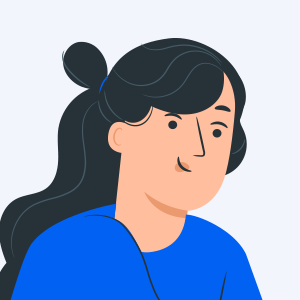
#> input picture archive/varios/SB-Admin-Pro-Bootstrap5-main/assets/img/illustrations/profiles/profile-1.png, 300 x 300 px
$ python -i manual_word_service.py   (imports and definitions only)
#> lines starting #> are read from the running program, lines starting #| are printed output that depends on the picture
#> further down, picture is the input picture: PIL image 300x300 RGB; mean R, G, B 151.9, 164.9, 190.5
"""Formato estándar de los manuales de SYSCLIN en Word (IEEE Std 1063-2001 / ISO/IEC 26514:2008).

Define una sola vez portada, control del documento, historial, índice, estilos (Times New Roman 12 justificado
con interlineado 1,5; títulos 14 en negrita numerados 1., 1.1, 1.1.1; Nota; Advertencia; tablas; código),
encabezado y pie. El manual se arma en Word y el PDF se exporta desde ese mismo Word con LibreOffice, así
el PDF y el Word son siempre iguales.

Solo depende de python-docx (sin Flask), para que los scripts de docs/scripts también puedan usarlo.
"""
import os
import re
import shutil
import subprocess
import tempfile
from html.parser import HTMLParser
from io import BytesIO

from docx import Document
from docx.enum.style import WD_STYLE_TYPE
from docx.enum.table import WD_TABLE_ALIGNMENT
from docx.enum.text import WD_ALIGN_PARAGRAPH, WD_BREAK, WD_LINE_SPACING
from docx.oxml import OxmlElement
from docx.oxml.ns import qn
from docx.shared import Cm, Pt, RGBColor

LETRA = 'Times New Roman'
LETRA_CODIGO = 'Consolas'
# [1 line that did not run here, left out]
GRIS_TABLA = 'D9D9D9'
VERSION = '1.0'
ANCHO_UTIL_CM = 21 - 2.5 - 2  # A4 menos márgenes izquierdo y derecho

# Conversión a PDF: script UNO que corre con el Python del sistema (python3-uno), no con el de la app
SCRIPT_UNO = os.path.join(os.path.dirname(__file__), 'uno_docx_a_pdf.py')
PYTHON_UNO = '/usr/bin/python3'


# ---------------------------------------------------------------- utilidades XML

# Orden de hijos que exige el esquema de Word (si no se respeta, Word dice que el archivo está dañado)
DESPUES_PBDR = ('w:shd', 'w:tabs', 'w:suppressAutoHyphens', 'w:kinsoku', 'w:wordWrap', 'w:overflowPunct',
                'w:topLinePunct', 'w:autoSpaceDE', 'w:autoSpaceDN', 'w:bidi', 'w:adjustRightInd', 'w:snapToGrid',
                'w:spacing', 'w:ind', 'w:contextualSpacing', 'w:mirrorIndents', 'w:suppressOverlap', 'w:jc',
                'w:textDirection', 'w:textAlignment', 'w:textboxTightWrap', 'w:outlineLvl', 'w:divId',
                'w:cnfStyle', 'w:rPr', 'w:sectPr', 'w:pPrChange')
DESPUES_NUMPR = ('w:suppressLineNumbers', 'w:pBdr') + DESPUES_PBDR
DESPUES_SHD_CELDA = ('w:noWrap', 'w:tcMar', 'w:textDirection', 'w:tcFitText', 'w:vAlign', 'w:hideMark')


# [433 lines left out: functions insertar, _ppr, letra, borde_parrafo, sombreado, campo and 14 more, not called in this run]


# ---------------------------------------------------------------- HTML de la ayuda -> Word

class _Nodo:
    # [5 lines left out: function __init__, not called in this run]

    @property
    def clases(self):
        return (self.atributos.get('class') or '').split()


class _LectorHtml(HTMLParser):
    VACIAS = {'br', 'img', 'hr'}

    # [17 lines left out: functions __init__, handle_starttag, handle_endtag, not called in this run]

    def handle_data(self, texto):
        self.actual.hijos.append(texto)


# [126 lines left out: functions _texto_plano, _colapsar, _runs, _nueva_numeracion, _aplicar_numeracion, _descendientes and 1 more, not called in this run]


def _codigo(doc, texto):
    for linea in texto.strip('\n').split('\n'):
        doc.add_paragraph(linea.rstrip() or ' ', style='Código')


# [16 lines left out: function _lista, not called in this run]


def _recortar_base(img, margen=14):
    """Quita el fondo liso que queda debajo del contenido de una captura (formularios cortos, listados con pocas
    filas): la imagen ocupa menos alto en la hoja. Deja un margen y un alto mínimo de un tercio del original."""
#> called with margen = 14
    gris = img.convert('L')
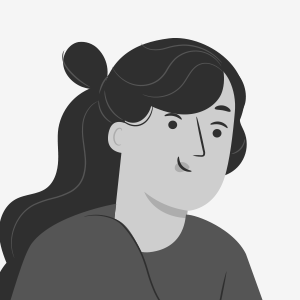
#> gris: PIL image 300x300 L; min 47, max 245, mean 163.9
    ancho, alto = gris.size
#> ancho = 300; alto = 300
    minimo = alto // 3
#> minimo = 100
    y = alto - 1
#> y = 299
    while y > minimo:
        menor, mayor = gris.crop((0, y, ancho, y + 1)).getextrema()
        if mayor - menor > 40:  # el fondo de las pantallas tiene degradados suaves: no cuentan como contenido
            break
        y -= 1
#> this loop made 1 pass
#> (menor, mayor) on pass 1: (47, 245)
#> after the loop, y = 299
    return img.crop((0, 0, ancho, min(alto, y + margen)))


# [102 lines left out: functions _imagen_liviana, _ruta_figura, _pie_figura, _figura_html, _pantallas_juntas, _par_figuras_html, not called in this run]


def _es_nota(nodo):
    return isinstance(nodo, _Nodo) and nodo.etiqueta == 'p' and ('importante' in nodo.clases or 'peligro' in nodo.clases)


# [226 lines left out: functions _bloques, html_a_docx, html_texto_a_docx, anexo_scripts, manual_tecnico, manual_sistema and 2 more, not called in this run]

>>> from PIL import Image
>>> picture = Image.open('../../archive/varios/SB-Admin-Pro-Bootstrap5-main/assets/img/illustrations/profiles/profile-1.png')
>>> result = _recortar_base(picture)

$ run again, on archive/varios/SB-Admin-Pro-Bootstrap5-main/assets/img/illustrations/profiles/profile-2.png
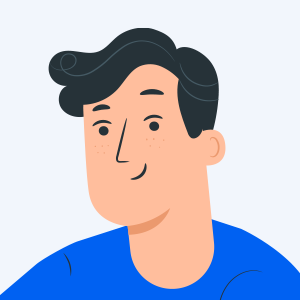
#> input picture archive/varios/SB-Admin-Pro-Bootstrap5-main/assets/img/illustrations/profiles/profile-2.png, 300 x 300 px
#> picture is the input picture: PIL image 300x300 RGB; mean R, G, B 188.6, 191.2, 208.3
#> in _recortar_base, `gris = img.convert('L')`:
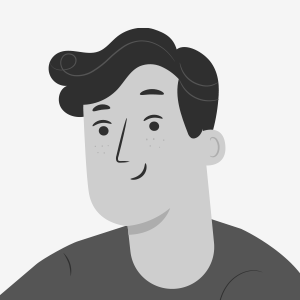
#> gris: PIL image 300x300 L; min 47, max 245, mean 192.2
#> the loop in _recortar_base, `while y > minimo:` made 6 passes
#> (menor, mayor) on passes 1 to 6: (50, 85), (56, 85), (64, 85), (51, 85), (57, 85), (59, 194)
#> after the loop in _recortar_base, `while y > minimo:`: y = 294

$ run again, on archive/varios/SB-Admin-Pro-Bootstrap5-main/assets/img/illustrations/profiles/profile-3.png
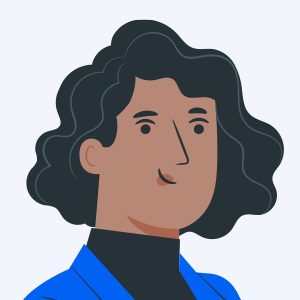
#> input picture archive/varios/SB-Admin-Pro-Bootstrap5-main/assets/img/illustrations/profiles/profile-3.png, 300 x 300 px
#> picture is the input picture: PIL image 300x300 RGB; mean R, G, B 154.5, 156.7, 165.1
#> in _recortar_base, `gris = img.convert('L')`:
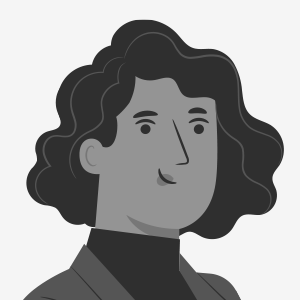
#> gris: PIL image 300x300 L; min 47, max 245, mean 156.8
#> the loop in _recortar_base, `while y > minimo:` made 1 pass
#> (menor, mayor) on pass 1: (47, 245)
#> after the loop in _recortar_base, `while y > minimo:`: y = 299

$ run again, on archive/varios/SB-Admin-Pro-Bootstrap5-main/assets/img/illustrations/profiles/profile-4.png
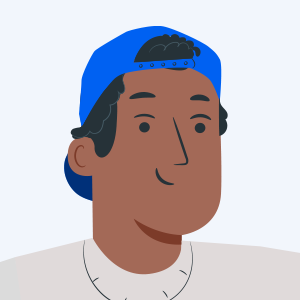
#> input picture archive/varios/SB-Admin-Pro-Bootstrap5-main/assets/img/illustrations/profiles/profile-4.png, 300 x 300 px
#> picture is the input picture: PIL image 300x300 RGB; mean R, G, B 197.2, 190.3, 196.9
#> in _recortar_base, `gris = img.convert('L')`:
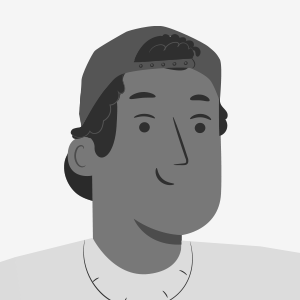
#> gris: PIL image 300x300 L; min 42, max 245, mean 192.8
#> the loop in _recortar_base, `while y > minimo:` made 1 pass
#> (menor, mayor) on pass 1: (73, 220)
#> after the loop in _recortar_base, `while y > minimo:`: y = 299
